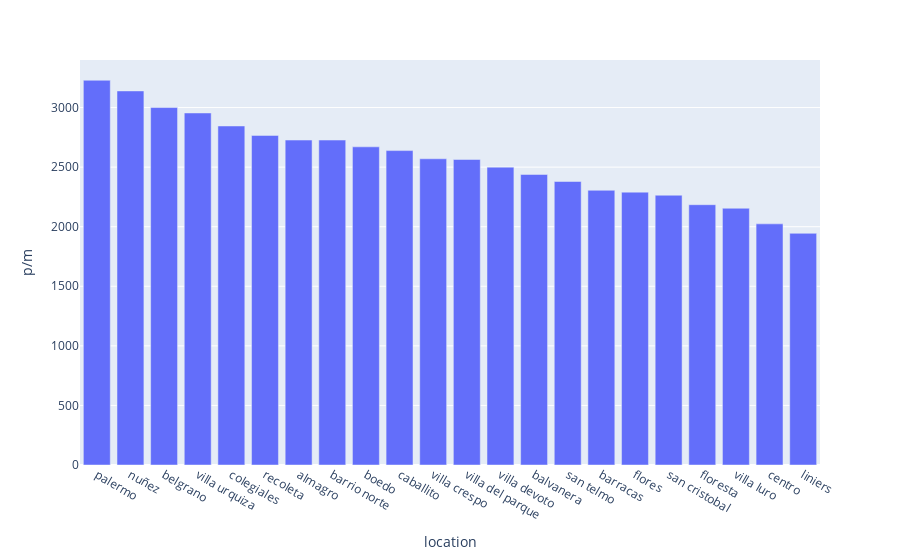

Notebook code cell kept with this figure:
### Code cell
median_price_pesos = df2_pesos.groupby("location")["p/m"].median().reset_index()
px.bar(
    median_price_pesos,
    x="location",
    y="p/m",
    labels={"x": "bario", "value": "p/m"}
).update_xaxes(categoryorder="total descending")

### Figure 1 — Plotly figure (JSON) as saved in the notebook; plotly's stock layout.template omitted (floating-point values rounded to 4 significant figures)
{"data": [{"alignmentgroup": "True", "hovertemplate": "location=%{x}<br>p/m=%{y}<extra></extra>", "legendgroup": "", "marker": {"color": "#636efa", "pattern": {"shape": ""}}, "name": "", "offsetgroup": "", "orientation": "v", "showlegend": false, "textposition": "auto", "type": "bar", "x": ["almagro", "balvanera", "barracas", "barrio norte", "belgrano", "boedo", "caballito", "centro", "colegiales", "flores", "floresta", "liniers", "nuñez", "palermo", "recoleta", "san cristobal", "san telmo", "villa crespo", "villa del parque", "villa devoto", "villa luro", "villa urquiza"], "xaxis": "x", "y": [2727.0, 2438.0, 2306.0, 2727.0, 3000, 2670.0, 2639.0, 2024.0, 2845.0, 2290.0, 2185.0, 1944.0, 3140.0, 3229.0, 2766.0, 2264.0, 2379.0, 2570, 2564.0, 2500, 2155.0, 2955.0], "yaxis": "y"}], "layout": {"barmode": "relative", "legend": {"tracegroupgap": 0}, "margin": {"t": 60}, "xaxis": {"anchor": "y", "categoryorder": "total descending", "domain": [0, 1], "title": {"text": "location"}}, "yaxis": {"anchor": "x", "domain": [0, 1], "title": {"text": "p/m"}}}}
